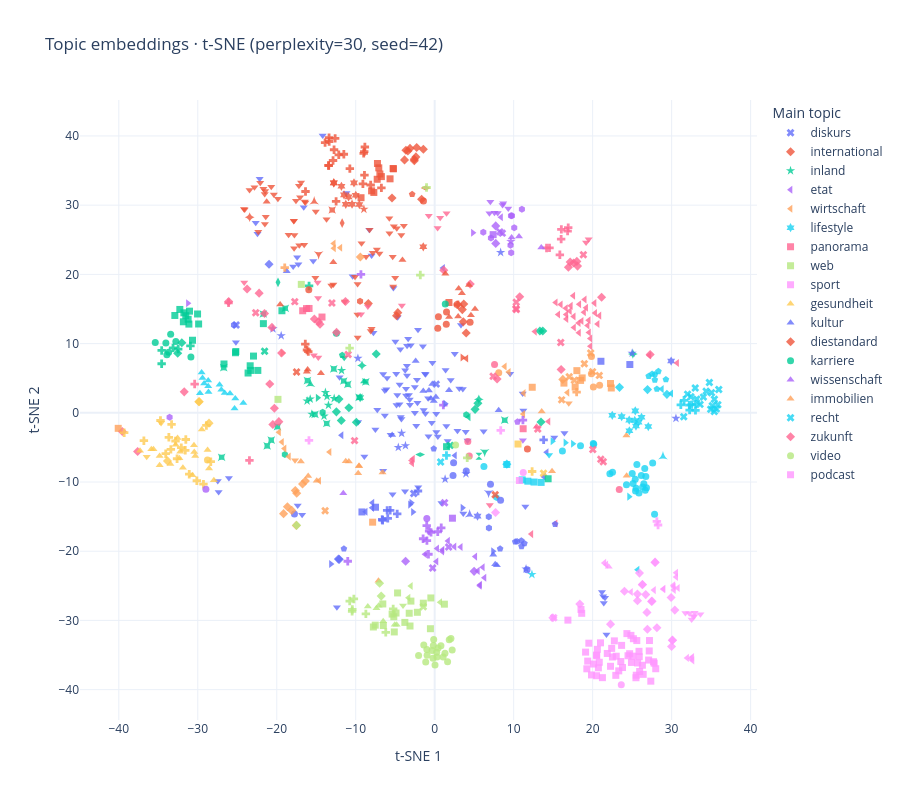

Notebook code cell kept with this figure:
### Markdown cell above
## 3. Plot and save

Color represents `Topic_1`; marker shape distinguishes `Topic_2` labels within each main topic. Shapes are assigned alphabetically within each `Topic_1` and reused across main topics. The legend shows only main topics; clicking one toggles all its subtopics; hover shows the full topic path.

Output:

- `output/topic_embeddings_tsne_shapes.html`: interactive plot that can be opened in a browser.

### Code cell
# Reuse the shape palette across main topics, with a distinct shape for
# every Topic_2 label within a given Topic_1. Sort labels for stable assignment.
marker_symbols = [
    "circle", "square", "diamond", "cross", "x",
    "triangle-up", "triangle-down", "triangle-left", "triangle-right",
    "pentagon", "hexagon", "star", "hexagram", "star-triangle-up",
    "star-triangle-down", "star-square", "star-diamond", "diamond-tall",
    "diamond-wide", "hourglass", "bowtie", "circle-cross", "circle-x",
    "square-cross", "square-x", "diamond-cross", "diamond-x",
]
topic2_symbols = {}
for topic1, group in projection_df.groupby("Topic_1", sort=False):
    topic2_labels = sorted(group["Topic_2"].unique())
    if len(topic2_labels) > len(marker_symbols):
        raise ValueError(f"Add more marker symbols for {topic1}: {len(topic2_labels)} Topic_2 labels")
    topic2_symbols[topic1] = dict(zip(topic2_labels, marker_symbols))

fig = px.scatter(
    projection_df,
    x="TSNE_1", y="TSNE_2", color="Topic_1", symbol="Topic_2",
    custom_data=["Topic_1", "Topic_2"],
    render_mode="svg",
    hover_name="Topic_path",
    hover_data={"Topic_Id": False, "Topic_1": False, "Topic_2": False, "TSNE_1": False, "TSNE_2": False},
    title=f"Topic embeddings · t-SNE (perplexity={PERPLEXITY}, seed={RANDOM_STATE})",
    labels={"Topic_1": "Main topic", "Topic_2": "Subtopic", "TSNE_1": "t-SNE 1", "TSNE_2": "t-SNE 2"},
    template="plotly_white",
    height=800,
)
# Each trace contains one (Topic_1, Topic_2) pair.
# Show one legend entry per main topic; clicking it toggles all its subtopics.
seen_topic1 = set()
for trace in fig.data:
    topic1, topic2 = trace.customdata[0][:2]
    trace.marker.symbol = topic2_symbols[topic1][topic2]
    trace.name = topic1
    trace.legendgroup = topic1
    trace.showlegend = topic1 not in seen_topic1
    seen_topic1.add(topic1)
fig.update_traces(marker=dict(size=7, opacity=0.8))
fig.update_layout(legend_title_text="Main topic", legend_groupclick="togglegroup")
PLOT_DIR.mkdir(parents=True, exist_ok=True)
# projection_df.to_csv(DATA_DIR / "topic_embeddings_tsne.csv", index=False)
fig.write_html(PLOT_DIR / "topic_embeddings_tsne_shapes.html", include_plotlyjs=True)
fig.show()
